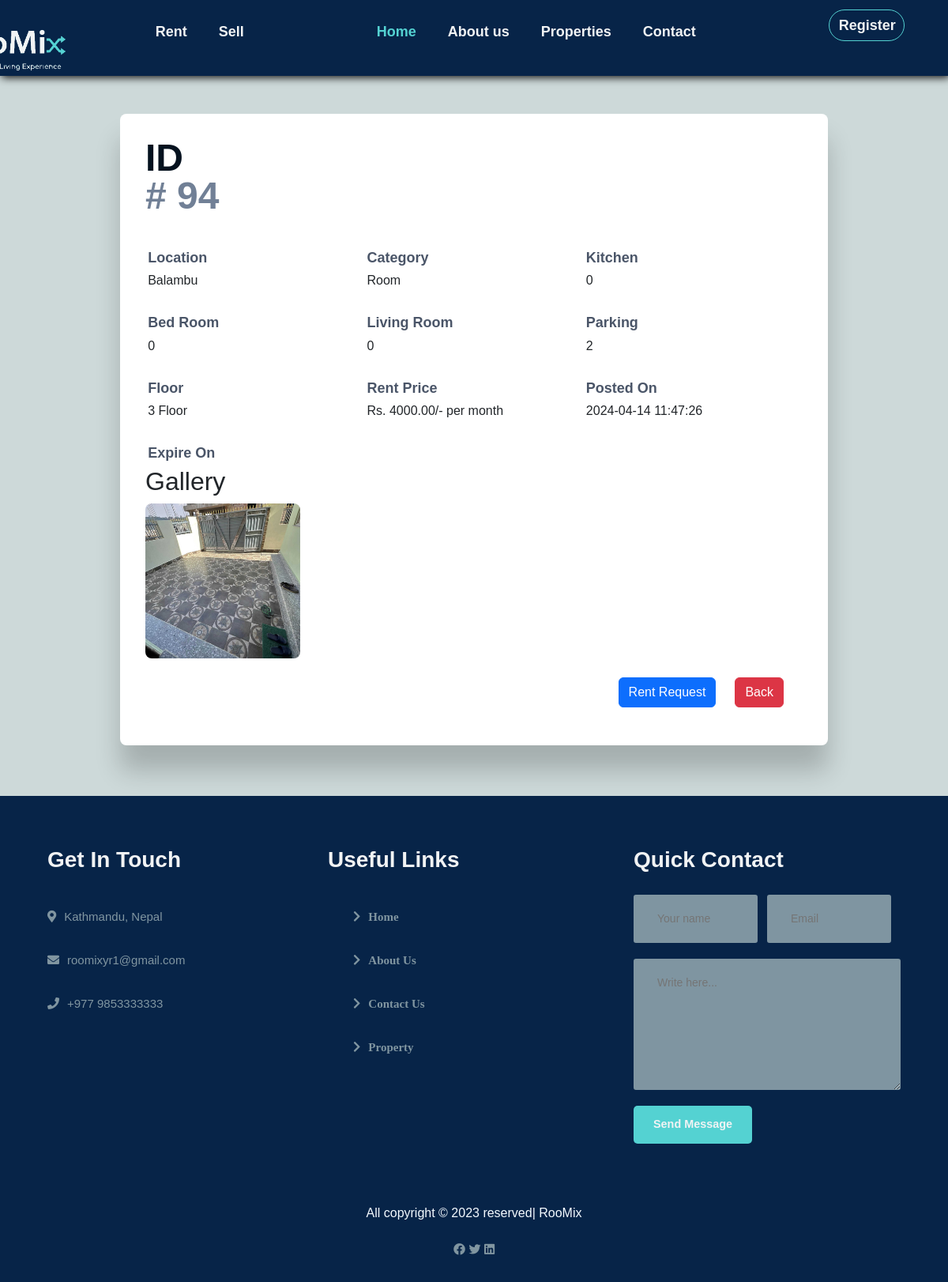
Screenshot of /client/p-detail.php?id=94 with the database file from the repository.
### tables this page shows
CREATE TABLE `property` (
  `id` int(11) NOT NULL,
  `property_title` varchar(255) NOT NULL,
  `description` text DEFAULT NULL,
  `property_type` enum('Room','Flat') NOT NULL,
  `kitchen` int(11) DEFAULT NULL,
  `bedroom` int(11) DEFAULT NULL,
  `living_room` int(11) DEFAULT NULL,
  `floor` int(11) DEFAULT NULL,
  `parking` int(11) DEFAULT NULL,
  `area` decimal(10,2) DEFAULT NULL,
  `total_price` decimal(10,2) DEFAULT NULL,
  `location` varchar(255) DEFAULT NULL,
  `added_date` timestamp NOT NULL DEFAULT current_timestamp(),
  `sold_status` tinyint(1) NOT NULL DEFAULT 1,
  `user_id` int(50) NOT NULL,
  `media` text DEFAULT NULL
);

### client/p-detail.php (the view, shortened to what this page needs)
<!DOCTYPE html>
<html lang="en">
<?php
require '../includes/dbConnect.php'; ?>
<head>
    <link rel="stylesheet" href="https://use.fontawesome.com/releases/v5.15.4/css/all.css" />
    <link href="https://cdn.jsdelivr.net/npm/bootstrap@5.3.3/dist/css/bootstrap.min.css" rel="stylesheet">
    <link rel="stylesheet" href="style.css">
    <link rel="stylesheet" href="../admin/propertyShow.css" />
</head>
<body class="p-0 m-0">
    <nav style="justify-content: center;">
        <a href="index.php" class="active"><img src="image/logo.png" alt="logo"></a>
        <div class="navigation">
            <ul>
                <li><a href="login.php" class="">Rent</a></li>
                <li><a href="login.php">Sell</a></li>
            </ul>
            <ul>
                <li><a href="index.php" class="active">Home</a></li>
                <li><a href="aboutUs.php">About us</a></li>
                <li><a href="properties.php">Properties</a></li>
                <li><a href="contact.php">Contact</a></li>
            </ul>
            <ul>
                <li><a href="registration.php"><button class="btn register" onclick="showRegisterForm()">Register</button></a></li>
            </ul>
        </div>
    </nav>
    <?php
    $id = $_GET['id'];
    if (isset($_GET['id'])) {
        $showProperty_query = "SELECT * FROM property WHERE id = '$id'";
        $result = mysqli_query($conn, $showProperty_query);
    }
    ?>
    <section style="padding-top: 18vh; padding-bottom:8vh;">
        <?php
        if (mysqli_num_rows($result) > 0) {
            while ($row = mysqli_fetch_array($result)) {
        ?>
                <div class="container">
                    <div class="content-wrapper">
                        <div>
                            <h1>ID <p class="id"># <?php echo $row['id']; ?></p>
                            </h1>
                        </div>
                        <div class="grid">
                            <div>
                                <p class="label">Location</p>
                                <p><?php echo $row['location']; ?></p>
                            </div>
                            <div>
                                <p class="label">Category</p>
                                <p><?php echo $row['property_type']; ?></p>
                            </div>
                            <div>
                                <p class="label">Kitchen</p>
                                <p><?php echo $row['kitchen']; ?></p>
                            </div>
                            <div>
                                <p class="label">Bed Room</p>
                                <p><?php echo $row['bedroom']; ?></p>
                            </div>
                            <div>
                                <p class="label">Living Room</p>
                                <p><?php echo $row['living_room']; ?></p>
                            </div>
                            <div>
                                <p class="label">Parking</p>
                                <p><?php echo $row['parking']; ?></p>
                            </div>
                            <div>
                                <p class="label">Floor</p>
                                <p><?php echo $row['floor']; ?> Floor</p>
                            </div>
                            <div>
                                <p class="label">Rent Price</p>
                                <p>Rs. <?php echo $row['total_price']; ?>/- per month</p>
                            </div>
                            <div>
                                <p class="label">Posted On</p>
                                <p><?php echo $row['added_date']; ?></p>
                            </div>
                            <div>
                                <p class="label">Expire On</p>
                            </div>
                            <div class="gallery-section">
                                <h2>Gallery</h2>
                                <div class="gallery">
                                    <?php
                                    if (!empty($row['media'])) {
                                        $image_urls = explode(',', $row['media']);
                                        foreach ($image_urls as $image_url) {
                                    ?>
                                            <div class="gallery-item">
                                                <img src="<?php echo $image_url; ?>" alt="Property Image" onclick="showFullScreen('<?php echo $image_url; ?>')">
                                            </div>
                                        <?php
                                        }
                                    } else {
                                        ?>
                                        <span>No Image Available</span>
                                    <?php
                                    }
                                    ?>
                                </div>
                            </div>
                        </div>
                        <div class="button-container">
                        <a href=" ../client/login.php?id=<?php echo $row['id']; ?>">
                            <button class="btn btn-primary me-4">
                                Rent Request
                            </button>
                            </a>
                            <a href="javascript: window.history.back()">
                                <button class="btn btn-danger me-4">
                                    Back
                                </button>
                            </a>
                        </div>
                    </div>
                </div>
        <?php
            }
        }
        ?>
    </section>
    <footer>
        <div class="f-main">
            <div class="footer-col about" id="about">
                <h3>Get In Touch</h3>
                <li><i class="fas fa-map-marker-alt"></i>Kathmandu, Nepal</li>
                <li><i class="fas fa-envelope"></i>roomixyr1@gmail.com</li>
                <li><i class="fas fa-phone"></i>+977 9853333333</li>
            </div>
            <div class="footer-col links">
                <h3>Useful Links</h3>
                <ul>
                    <li><i class="fas fa-chevron-right"><a href="index.php">Home</a></i></li>
                    <li><i class="fas fa-chevron-right"><a href="aboutUs.php">About Us</a></i></li>
                    <li><i class="fas fa-chevron-right"><a href="contact.php">Contact Us</a></i></li>
                    <li><i class="fas fa-chevron-right"><a href="properties.php">Property</a></i></li>
                </ul>
            </div>
            <div class="form">
                <h3>Quick Contact</h3>
                <div class="form-row">
                    <input type="text" placeholder="Your name">
                    <input type="text" placeholder="Email">
                </div>
                <div class="form-col">
                    <textarea name="" id="" cols="30" rows="6" placeholder="Write here..."></textarea>
                </div>
                <div class="form-col">
                    <button> Send Message</button>
                </div>
            </div>
        </div>
        <div class="copyright">
            <p>All copyright &#169; 2023 reserved| RooMix</p>
            <div class="<div class=" properties card">
                <i class="fab fa-facebook"></i>
                <i class="fab fa-twitter"></i>
                <i class="fab fa-linkedin"></i>
            </div>
        </div>
    </footer>
</body>
</html>

### client/style.css (style rules this page uses)
:root { --c-primary: #072448; --c-secondary: #54d2d2; --c-bg-color: #b7c9c9af; --c-dark: #05121f; --c-light: #f1f3f4; --c-success: #42ea00; --c-danger: #e20704; --c-shadow: #0f0f0f; --c-btn: #54d2d2; --c-hover: #1f8d8d; --border-radius: 2rem; --card-border-radius: 1rem; --btn-padding: 0.6rem 2rem; --btn-radius: 3rem; --search-padding: 0.6rem 1rem; --m-padding: 8vh 8vw 8vh 8vw; --card-padding: 0.9rem 0.9rem 0 0.9rem; --body-padding: 1vh 8vw; --box-shadow: 2px 2px 10px; --card-padding-h: 1.0958vh; --card-margin-h: 1.0958vh; --sticky-top-left: 5.4rem; --sticky-top-right: -18rem; --btn-font: 1.125rem; }
* { margin: 0; padding: 0; box-sizing: border-box; }
html, body { width: 100%; height:0; font-family: "Poppins", sans-serif; background-color: var(--c-bg-color); }
h1 { font-size: 2.5rem; font-weight: 700; color: var(--c-primary); }
h1 { font-size: 3rem; font-weight: 700; color: var(--c-dark); }
nav { display: flex; flex-direction: row; align-items: center; position: fixed; width: 100%; height: 12vh; box-shadow: 2px 2px 10px var(--c-shadow); padding: var(--body-padding); background-color: var(--c-primary); z-index: 9999; }
nav img { height: 150px; cursor: pointer; }
nav .navigation { display: flex; flex-direction: row; gap: 8vw; }
nav .navigation ul { display: flex; justify-content: flex-end; align-items: center; }
nav .navigation ul li { list-style: none; margin-left: 40px; white-space: nowrap; }
nav .navigation ul li a { text-decoration: none; color: var(--c-light); font-size: var(--btn-font); font-weight: 600; }
nav .navigation ul li a.active, nav .navigation ul li a:hover { color: var(--c-btn); transition: 0.3s ease; }
nav .navigation ul li .btn { height: 5vh; width: 8vw; background-color: var(--c-btn); color: var(--c-light); border: none; border-radius: var(--btn-radius); font-size: var(--btn-font); font-weight: 600; }
nav .navigation ul li .register { height: 5vh; width: 8vw; background-color: transparent; color: var(--c-light); border: 1px solid var(--c-btn); border-radius: var(--btn-radius); font-size: var(--btn-font); font-weight: 600; }
footer { padding: 2% 5%; display: flex; flex-direction: row; flex-wrap: wrap; align-items: center; justify-content: space-between; background-color: var(--c-primary); }
footer .f-main { display: flex; flex-direction: row; width: 100%; justify-content: space-between; align-items: baseline; }
footer .footer-col { padding-bottom: 40px; }
footer h3 { color: var(--c-light); font-weight: 600; padding-bottom: 20px; }
footer li, i { display: flex; align-items: center; gap: 10px; padding: 10px 0; list-style: none; color: var(--c-bg-color); font-size: 15px; cursor: pointer; }
footer .links ul { display: flex; flex-direction: column; }
footer .links ul li { display: flex; flex-direction: row; }
footer .links ul li a { text-decoration: none; color: var(--c-bg-color); margin-left: 10px; }
footer p { color: #f4faff; }
footer input { width: 220px; padding: 15px 12px; background: var(--c-bg-color); border: none; outline: none; color: white; margin: 0px 12px 20px 0; }
footer .form { width: 35%; padding: 40px 0 40px 40px; border-radius: 10px; }
footer .form h3 { color: var(--c-light); font-weight: 600; padding-bottom: 20px; }
footer .form .form-row { display: flex; justify-content: space-between; width: 100%; }
footer .form .form-row input { width: 50%; font-size: 14px; font-weight: 400; border-radius: 3px; border: none; background: var(--c-bg-color); color: white; outline: nine; padding: 20px 30px; margin-bottom: 20px; }
footer .form .form-col input, footer .form .form-col textarea { display: flex; justify-content: flex-end; width: 100%; font-size: 14px; font-weight: 400; border-radius: 3px; border: none; background: var(--c-bg-color); color: var(--c-light); outline: nine; padding: 20px 30px; margin-bottom: 20px; }
footer .form button { font-size: 0.9rem; padding: 13px 25px; background: var(--c-btn); border-radius: 5px; outline: none; border: none; font-weight: 600; cursor: pointer; color: var(--c-light); }
footer .copyright { margin-top: 20px; display: flex; flex-wrap: wrap; flex-direction: column; justify-content: center; align-items: center; width: 100%; }
input { width: 100%; padding: 8px; box-sizing: border-box; border: 1px solid #ccc; border-radius: 4px; }

### client/p-detail.php (style rules this page uses)
html, body { height: 0; }

### rows the page displays
property: id "94", location "Balambu", property_type "Room", kitchen "0", bedroom "0", living_room "0", parking "2", floor "3", total_price "4000.00", added_date "2024-04-14 11:47:26", media (picture)
